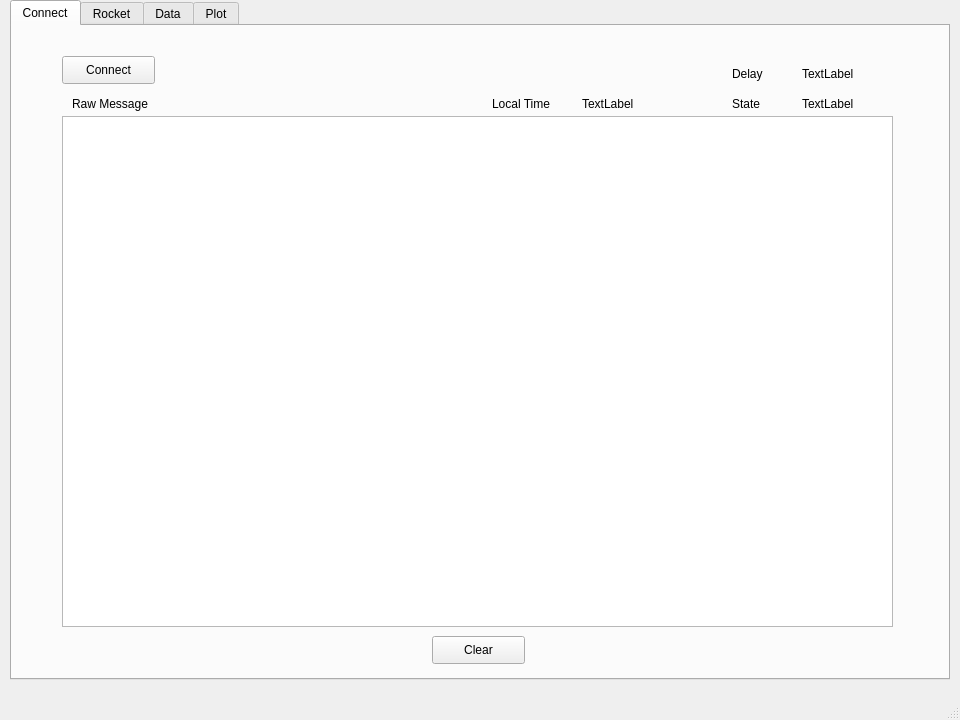
<?xml version="1.0" encoding="UTF-8"?>
<ui version="4.0">
 <class>MainWindow</class>
 <widget class="QMainWindow" name="MainWindow">
  <property name="geometry">
   <rect>
    <x>0</x>
    <y>0</y>
    <width>960</width>
    <height>720</height>
   </rect>
  </property>
  <property name="minimumSize">
   <size>
    <width>960</width>
    <height>720</height>
   </size>
  </property>
  <property name="maximumSize">
   <size>
    <width>960</width>
    <height>720</height>
   </size>
  </property>
  <property name="windowTitle">
   <string>MainWindow</string>
  </property>
  <widget class="QWidget" name="centralwidget">
   <widget class="QTabWidget" name="tabWidget">
    <property name="geometry">
     <rect>
      <x>10</x>
      <y>0</y>
      <width>940</width>
      <height>680</height>
     </rect>
    </property>
    <property name="currentIndex">
     <number>0</number>
    </property>
    <property name="iconSize">
     <size>
      <width>20</width>
      <height>20</height>
     </size>
    </property>
    <widget class="QWidget" name="connect_widget">
     <attribute name="title">
      <string>Connect</string>
     </attribute>
     <widget class="QPushButton" name="connect">
      <property name="geometry">
       <rect>
        <x>50</x>
        <y>30</y>
        <width>93</width>
        <height>28</height>
       </rect>
      </property>
      <property name="text">
       <string>Connect</string>
      </property>
     </widget>
     <widget class="QPushButton" name="clear">
      <property name="enabled">
       <bool>true</bool>
      </property>
      <property name="geometry">
       <rect>
        <x>420</x>
        <y>610</y>
        <width>93</width>
        <height>28</height>
       </rect>
      </property>
      <property name="text">
       <string>Clear</string>
      </property>
      <property name="checkable">
       <bool>false</bool>
      </property>
      <property name="autoDefault">
       <bool>false</bool>
      </property>
     </widget>
     <widget class="QLabel" name="label_4">
      <property name="geometry">
       <rect>
        <x>60</x>
        <y>70</y>
        <width>200</width>
        <height>15</height>
       </rect>
      </property>
      <property name="text">
       <string>Raw Message</string>
      </property>
     </widget>
     <widget class="QTextBrowser" name="textBrowser">
      <property name="geometry">
       <rect>
        <x>50</x>
        <y>90</y>
        <width>831</width>
        <height>511</height>
       </rect>
      </property>
     </widget>
     <widget class="QLabel" name="label_5">
      <property name="geometry">
       <rect>
        <x>720</x>
        <y>40</y>
        <width>72</width>
        <height>15</height>
       </rect>
      </property>
      <property name="text">
       <string>Delay</string>
      </property>
     </widget>
     <widget class="QLabel" name="delay">
      <property name="geometry">
       <rect>
        <x>790</x>
        <y>40</y>
        <width>72</width>
        <height>15</height>
       </rect>
      </property>
      <property name="text">
       <string>TextLabel</string>
      </property>
     </widget>
     <widget class="QLabel" name="label_12">
      <property name="geometry">
       <rect>
        <x>720</x>
        <y>70</y>
        <width>72</width>
        <height>15</height>
       </rect>
      </property>
      <property name="text">
       <string>State</string>
      </property>
     </widget>
     <widget class="QLabel" name="state">
      <property name="geometry">
       <rect>
        <x>790</x>
        <y>70</y>
        <width>72</width>
        <height>15</height>
       </rect>
      </property>
      <property name="text">
       <string>TextLabel</string>
      </property>
     </widget>
     <widget class="QLabel" name="local_time">
      <property name="geometry">
       <rect>
        <x>570</x>
        <y>70</y>
        <width>130</width>
        <height>16</height>
       </rect>
      </property>
      <property name="text">
       <string>TextLabel</string>
      </property>
     </widget>
     <widget class="QLabel" name="label_16">
      <property name="geometry">
       <rect>
        <x>480</x>
        <y>70</y>
        <width>71</width>
        <height>16</height>
       </rect>
      </property>
      <property name="text">
       <string>Local Time</string>
      </property>
     </widget>
    </widget>
    <widget class="QWidget" name="rocket_widget">
     <attribute name="title">
      <string>Rocket</string>
     </attribute>
     <widget class="QGroupBox" name="groupBox">
      <property name="geometry">
       <rect>
        <x>20</x>
        <y>20</y>
        <width>211</width>
        <height>151</height>
       </rect>
      </property>
      <property name="title">
       <string>BMP180</string>
      </property>
      <widget class="QLabel" name="label_6">
       <property name="geometry">
        <rect>
         <x>20</x>
         <y>30</y>
         <width>91</width>
         <height>16</height>
        </rect>
       </property>
       <property name="text">
        <string>Temperature</string>
       </property>
      </widget>
      <widget class="QLabel" name="label_7">
       <property name="geometry">
        <rect>
         <x>20</x>
         <y>70</y>
         <width>81</width>
         <height>16</height>
        </rect>
       </property>
       <property name="text">
        <string>Pressure</string>
       </property>
      </widget>
      <widget class="QLabel" name="label_8">
       <property name="geometry">
        <rect>
         <x>20</x>
         <y>110</y>
         <width>81</width>
         <height>15</height>
        </rect>
       </property>
       <property name="text">
        <string>Altitude</string>
       </property>
      </widget>
      <widget class="QLabel" name="temperature">
       <property name="geometry">
        <rect>
         <x>110</x>
         <y>30</y>
         <width>81</width>
         <height>16</height>
        </rect>
       </property>
       <property name="text">
        <string>TextLabel</string>
       </property>
      </widget>
      <widget class="QLabel" name="pressure">
       <property name="geometry">
        <rect>
         <x>110</x>
         <y>70</y>
         <width>81</width>
         <height>16</height>
        </rect>
       </property>
       <property name="text">
        <string>TextLabel</string>
       </property>
      </widget>
      <widget class="QLabel" name="altitude">
       <property name="geometry">
        <rect>
         <x>110</x>
         <y>110</y>
         <width>81</width>
         <height>16</height>
        </rect>
       </property>
       <property name="text">
        <string>TextLabel</string>
       </property>
      </widget>
     </widget>
     <widget class="QGroupBox" name="groupBox_3">
      <property name="geometry">
       <rect>
        <x>250</x>
        <y>20</y>
        <width>211</width>
        <height>151</height>
       </rect>
      </property>
      <property name="title">
       <string>Acc</string>
      </property>
      <widget class="QLabel" name="acc_z">
       <property name="geometry">
        <rect>
         <x>80</x>
         <y>110</y>
         <width>111</width>
         <height>16</height>
        </rect>
       </property>
       <property name="text">
        <string>TextLabel</string>
       </property>
      </widget>
      <widget class="QLabel" name="acc_y">
       <property name="geometry">
        <rect>
         <x>80</x>
         <y>70</y>
         <width>111</width>
         <height>16</height>
        </rect>
       </property>
       <property name="text">
        <string>TextLabel</string>
       </property>
      </widget>
      <widget class="QLabel" name="label_13">
       <property name="geometry">
        <rect>
         <x>20</x>
         <y>70</y>
         <width>51</width>
         <height>16</height>
        </rect>
       </property>
       <property name="text">
        <string>Y-axis</string>
       </property>
      </widget>
      <widget class="QLabel" name="label_14">
       <property name="geometry">
        <rect>
         <x>20</x>
         <y>30</y>
         <width>51</width>
         <height>16</height>
        </rect>
       </property>
       <property name="text">
        <string>X-axis</string>
       </property>
      </widget>
      <widget class="QLabel" name="acc_x">
       <property name="geometry">
        <rect>
         <x>80</x>
         <y>30</y>
         <width>111</width>
         <height>16</height>
        </rect>
       </property>
       <property name="text">
        <string>TextLabel</string>
       </property>
      </widget>
      <widget class="QLabel" name="label_15">
       <property name="geometry">
        <rect>
         <x>20</x>
         <y>110</y>
         <width>51</width>
         <height>16</height>
        </rect>
       </property>
       <property name="text">
        <string>Z-axis</string>
       </property>
      </widget>
     </widget>
     <widget class="QGroupBox" name="groupBox_4">
      <property name="geometry">
       <rect>
        <x>490</x>
        <y>20</y>
        <width>201</width>
        <height>151</height>
       </rect>
      </property>
      <property name="title">
       <string>AnguSpeed</string>
      </property>
      <widget class="QLabel" name="angspe_z">
       <property name="geometry">
        <rect>
         <x>80</x>
         <y>110</y>
         <width>111</width>
         <height>16</height>
        </rect>
       </property>
       <property name="text">
        <string>TextLabel</string>
       </property>
      </widget>
      <widget class="QLabel" name="angspe_y">
       <property name="geometry">
        <rect>
         <x>80</x>
         <y>70</y>
         <width>111</width>
         <height>16</height>
        </rect>
       </property>
       <property name="text">
        <string>TextLabel</string>
       </property>
      </widget>
      <widget class="QLabel" name="label_19">
       <property name="geometry">
        <rect>
         <x>20</x>
         <y>70</y>
         <width>51</width>
         <height>16</height>
        </rect>
       </property>
       <property name="text">
        <string>Y-axis</string>
       </property>
      </widget>
      <widget class="QLabel" name="label_20">
       <property name="geometry">
        <rect>
         <x>20</x>
         <y>30</y>
         <width>51</width>
         <height>16</height>
        </rect>
       </property>
       <property name="text">
        <string>X-axis</string>
       </property>
      </widget>
      <widget class="QLabel" name="angspe_x">
       <property name="geometry">
        <rect>
         <x>80</x>
         <y>30</y>
         <width>111</width>
         <height>16</height>
        </rect>
       </property>
       <property name="text">
        <string>TextLabel</string>
       </property>
      </widget>
      <widget class="QLabel" name="label_21">
       <property name="geometry">
        <rect>
         <x>20</x>
         <y>110</y>
         <width>51</width>
         <height>16</height>
        </rect>
       </property>
       <property name="text">
        <string>Z-axis</string>
       </property>
      </widget>
     </widget>
     <widget class="QGroupBox" name="groupBox_5">
      <property name="geometry">
       <rect>
        <x>710</x>
        <y>20</y>
        <width>221</width>
        <height>151</height>
       </rect>
      </property>
      <property name="title">
       <string>Posture</string>
      </property>
      <widget class="QLabel" name="label_24">
       <property name="geometry">
        <rect>
         <x>40</x>
         <y>110</y>
         <width>31</width>
         <height>16</height>
        </rect>
       </property>
       <property name="text">
        <string>Yaw</string>
       </property>
      </widget>
      <widget class="QLabel" name="label_22">
       <property name="geometry">
        <rect>
         <x>40</x>
         <y>70</y>
         <width>41</width>
         <height>16</height>
        </rect>
       </property>
       <property name="text">
        <string>Pitch</string>
       </property>
      </widget>
      <widget class="QLabel" name="roll_ang">
       <property name="geometry">
        <rect>
         <x>100</x>
         <y>30</y>
         <width>91</width>
         <height>16</height>
        </rect>
       </property>
       <property name="text">
        <string>TextLabel</string>
       </property>
      </widget>
      <widget class="QLabel" name="label_23">
       <property name="geometry">
        <rect>
         <x>40</x>
         <y>30</y>
         <width>41</width>
         <height>16</height>
        </rect>
       </property>
       <property name="text">
        <string>Roll</string>
       </property>
      </widget>
      <widget class="QLabel" name="pitch_ang">
       <property name="geometry">
        <rect>
         <x>100</x>
         <y>70</y>
         <width>91</width>
         <height>16</height>
        </rect>
       </property>
       <property name="text">
        <string>TextLabel</string>
       </property>
      </widget>
      <widget class="QLabel" name="yaw_ang">
       <property name="geometry">
        <rect>
         <x>100</x>
         <y>110</y>
         <width>91</width>
         <height>16</height>
        </rect>
       </property>
       <property name="text">
        <string>TextLabel</string>
       </property>
      </widget>
     </widget>
     <widget class="QTabWidget" name="tabWidget_2">
      <property name="geometry">
       <rect>
        <x>20</x>
        <y>170</y>
        <width>901</width>
        <height>481</height>
       </rect>
      </property>
      <property name="currentIndex">
       <number>0</number>
      </property>
      <widget class="QWidget" name="tab">
       <attribute name="title">
        <string>Map</string>
       </attribute>
       <widget class="QGroupBox" name="groupBox_2">
        <property name="geometry">
         <rect>
          <x>10</x>
          <y>0</y>
          <width>881</width>
          <height>451</height>
         </rect>
        </property>
        <property name="title">
         <string>GPS</string>
        </property>
        <widget class="QLabel" name="label_9">
         <property name="geometry">
          <rect>
           <x>30</x>
           <y>30</y>
           <width>72</width>
           <height>15</height>
          </rect>
         </property>
         <property name="text">
          <string>UTC</string>
         </property>
        </widget>
        <widget class="QLabel" name="label_10">
         <property name="geometry">
          <rect>
           <x>30</x>
           <y>60</y>
           <width>72</width>
           <height>15</height>
          </rect>
         </property>
         <property name="text">
          <string>Lat</string>
         </property>
        </widget>
        <widget class="QLabel" name="label_11">
         <property name="geometry">
          <rect>
           <x>310</x>
           <y>60</y>
           <width>72</width>
           <height>15</height>
          </rect>
         </property>
         <property name="text">
          <string>Lon</string>
         </property>
        </widget>
        <widget class="QLabel" name="time">
         <property name="geometry">
          <rect>
           <x>100</x>
           <y>30</y>
           <width>191</width>
           <height>16</height>
          </rect>
         </property>
         <property name="text">
          <string>TextLabel</string>
         </property>
        </widget>
        <widget class="QLabel" name="lat">
         <property name="geometry">
          <rect>
           <x>100</x>
           <y>60</y>
           <width>191</width>
           <height>16</height>
          </rect>
         </property>
         <property name="text">
          <string>TextLabel</string>
         </property>
        </widget>
        <widget class="QLabel" name="lon">
         <property name="geometry">
          <rect>
           <x>380</x>
           <y>60</y>
           <width>181</width>
           <height>16</height>
          </rect>
         </property>
         <property name="text">
          <string>TextLabel</string>
         </property>
        </widget>
        <widget class="QSlider" name="zoom_slider">
         <property name="geometry">
          <rect>
           <x>10</x>
           <y>160</y>
           <width>22</width>
           <height>160</height>
          </rect>
         </property>
         <property name="minimum">
          <number>3</number>
         </property>
         <property name="maximum">
          <number>17</number>
         </property>
         <property name="pageStep">
          <number>1</number>
         </property>
         <property name="orientation">
          <enum>Qt::Vertical</enum>
         </property>
        </widget>
        <widget class="QLabel" name="label_17">
         <property name="geometry">
          <rect>
           <x>310</x>
           <y>30</y>
           <width>72</width>
           <height>15</height>
          </rect>
         </property>
         <property name="text">
          <string>Freq</string>
         </property>
        </widget>
        <widget class="QLabel" name="freq">
         <property name="geometry">
          <rect>
           <x>380</x>
           <y>30</y>
           <width>181</width>
           <height>16</height>
          </rect>
         </property>
         <property name="text">
          <string>1</string>
         </property>
        </widget>
       </widget>
      </widget>
     </widget>
    </widget>
    <widget class="QWidget" name="data_widget">
     <attribute name="title">
      <string>Data</string>
     </attribute>
     <widget class="QTableWidget" name="data">
      <property name="geometry">
       <rect>
        <x>20</x>
        <y>20</y>
        <width>891</width>
        <height>581</height>
       </rect>
      </property>
     </widget>
     <widget class="QPushButton" name="data_save">
      <property name="geometry">
       <rect>
        <x>270</x>
        <y>610</y>
        <width>93</width>
        <height>28</height>
       </rect>
      </property>
      <property name="text">
       <string>Save</string>
      </property>
     </widget>
     <widget class="QPushButton" name="data_clear">
      <property name="geometry">
       <rect>
        <x>550</x>
        <y>610</y>
        <width>93</width>
        <height>28</height>
       </rect>
      </property>
      <property name="text">
       <string>Clear</string>
      </property>
     </widget>
    </widget>
    <widget class="QWidget" name="plot_widget">
     <attribute name="title">
      <string>Plot</string>
     </attribute>
     <widget class="QPushButton" name="plot_save">
      <property name="geometry">
       <rect>
        <x>360</x>
        <y>620</y>
        <width>93</width>
        <height>28</height>
       </rect>
      </property>
      <property name="text">
       <string>Save</string>
      </property>
     </widget>
     <widget class="QPushButton" name="plot_clear">
      <property name="geometry">
       <rect>
        <x>640</x>
        <y>620</y>
        <width>93</width>
        <height>28</height>
       </rect>
      </property>
      <property name="text">
       <string>Clear</string>
      </property>
     </widget>
     <widget class="QGroupBox" name="groupBox_6">
      <property name="geometry">
       <rect>
        <x>10</x>
        <y>10</y>
        <width>181</width>
        <height>631</height>
       </rect>
      </property>
      <property name="title">
       <string>Data Select</string>
      </property>
      <widget class="QTabWidget" name="data_select">
       <property name="geometry">
        <rect>
         <x>10</x>
         <y>20</y>
         <width>161</width>
         <height>561</height>
        </rect>
       </property>
       <property name="tabPosition">
        <enum>QTabWidget::West</enum>
       </property>
       <property name="currentIndex">
        <number>0</number>
       </property>
       <widget class="QWidget" name="BMP180">
        <attribute name="title">
         <string>BMP180</string>
        </attribute>
        <widget class="QComboBox" name="BMP180_combo">
         <property name="geometry">
          <rect>
           <x>10</x>
           <y>10</y>
           <width>121</width>
           <height>21</height>
          </rect>
         </property>
         <item>
          <property name="text">
           <string>Temperature</string>
          </property>
         </item>
         <item>
          <property name="text">
           <string>Pressure</string>
          </property>
         </item>
         <item>
          <property name="text">
           <string>Altitude</string>
          </property>
         </item>
        </widget>
       </widget>
       <widget class="QWidget" name="acc">
        <attribute name="title">
         <string>Acc</string>
        </attribute>
        <widget class="QCheckBox" name="acc_x_check">
         <property name="geometry">
          <rect>
           <x>10</x>
           <y>10</y>
           <width>71</width>
           <height>16</height>
          </rect>
         </property>
         <property name="text">
          <string>X-axis</string>
         </property>
         <property name="checked">
          <bool>false</bool>
         </property>
         <property name="tristate">
          <bool>false</bool>
         </property>
        </widget>
        <widget class="QCheckBox" name="acc_y_check">
         <property name="geometry">
          <rect>
           <x>10</x>
           <y>40</y>
           <width>71</width>
           <height>16</height>
          </rect>
         </property>
         <property name="text">
          <string>Y-axis</string>
         </property>
        </widget>
        <widget class="QCheckBox" name="acc_z_check">
         <property name="geometry">
          <rect>
           <x>10</x>
           <y>70</y>
           <width>71</width>
           <height>16</height>
          </rect>
         </property>
         <property name="text">
          <string>Z-axis</string>
         </property>
        </widget>
       </widget>
       <widget class="QWidget" name="angle_speed">
        <attribute name="title">
         <string>Angu Speed</string>
        </attribute>
        <widget class="QCheckBox" name="angspe_x_check">
         <property name="geometry">
          <rect>
           <x>10</x>
           <y>10</y>
           <width>71</width>
           <height>16</height>
          </rect>
         </property>
         <property name="text">
          <string>X-axis</string>
         </property>
        </widget>
        <widget class="QCheckBox" name="angspe_y_check">
         <property name="geometry">
          <rect>
           <x>10</x>
           <y>40</y>
           <width>71</width>
           <height>16</height>
          </rect>
         </property>
         <property name="text">
          <string>Y-axis</string>
         </property>
        </widget>
        <widget class="QCheckBox" name="angspe_z_check">
         <property name="geometry">
          <rect>
           <x>10</x>
           <y>70</y>
           <width>71</width>
           <height>16</height>
          </rect>
         </property>
         <property name="text">
          <string>Z-axis</string>
         </property>
        </widget>
       </widget>
       <widget class="QWidget" name="posture">
        <attribute name="title">
         <string>Posture</string>
        </attribute>
        <widget class="QCheckBox" name="roll_check">
         <property name="geometry">
          <rect>
           <x>10</x>
           <y>10</y>
           <width>71</width>
           <height>16</height>
          </rect>
         </property>
         <property name="text">
          <string>Roll</string>
         </property>
        </widget>
        <widget class="QCheckBox" name="pitch_check">
         <property name="geometry">
          <rect>
           <x>10</x>
           <y>40</y>
           <width>71</width>
           <height>16</height>
          </rect>
         </property>
         <property name="text">
          <string>Pitch</string>
         </property>
        </widget>
        <widget class="QCheckBox" name="yaw_check">
         <property name="geometry">
          <rect>
           <x>10</x>
           <y>70</y>
           <width>71</width>
           <height>16</height>
          </rect>
         </property>
         <property name="text">
          <string>Yaw</string>
         </property>
        </widget>
       </widget>
      </widget>
      <widget class="QPushButton" name="plot_select">
       <property name="geometry">
        <rect>
         <x>50</x>
         <y>590</y>
         <width>93</width>
         <height>28</height>
        </rect>
       </property>
       <property name="text">
        <string>OK</string>
       </property>
      </widget>
     </widget>
     <widget class="QGroupBox" name="plot_box">
      <property name="geometry">
       <rect>
        <x>200</x>
        <y>10</y>
        <width>721</width>
        <height>601</height>
       </rect>
      </property>
      <property name="title">
       <string>Plot</string>
      </property>
     </widget>
    </widget>
   </widget>
  </widget>
  <widget class="QMenuBar" name="menubar">
   <property name="geometry">
    <rect>
     <x>0</x>
     <y>0</y>
     <width>960</width>
     <height>23</height>
    </rect>
   </property>
  </widget>
  <widget class="QStatusBar" name="statusbar"/>
 </widget>
 <resources/>
 <connections/>
</ui>
